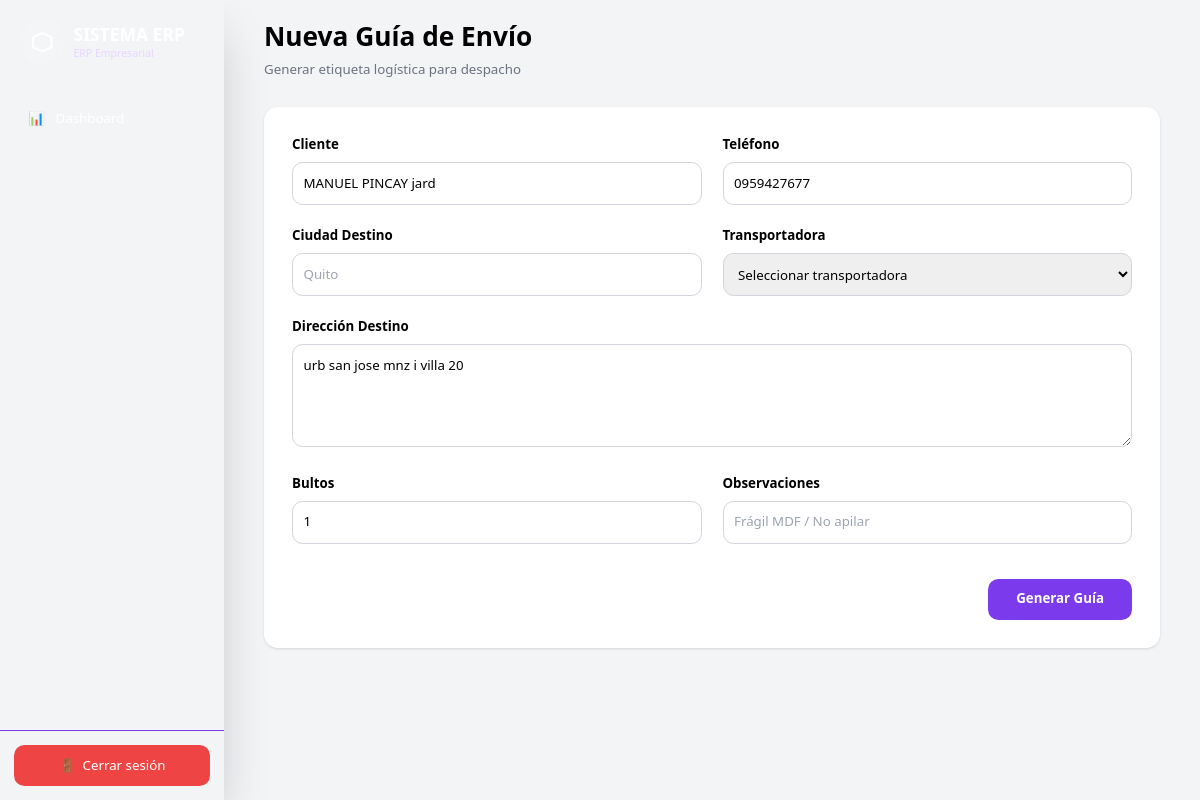
Screenshot of /shipments/new/1 (signed in) with the database file from the repository.
### app/models/client.py (models this page shows)
class Client(Base):
    __tablename__ = "clients"
    id = Column(Integer, primary_key=True, index=True)
    name = Column(String)
    company = Column(String)
    ruc_ci = Column(String, unique=True)
    phone = Column(String)
    email = Column(String)
    address = Column(Text)
    client_type = Column(String)
    observations = Column(Text)
    created_at = Column(DateTime, default=datetime.now)

### app/routes/shipments.py (the view)
@router.get(
    "/new/{quotation_id}",
    response_class=HTMLResponse
)
async def new_shipment(
    quotation_id: int,
    request: Request,
    db: Session = Depends(get_db)
):
    user = role_required(
        request,
        ["admin", "despacho", "transporte"]
    )
    if isinstance(user, RedirectResponse):
        return user
    quotation = db.query(
        Quotation
    ).filter(
        Quotation.id == quotation_id
    ).first()
    if not quotation:
        return RedirectResponse(
            url="/quotations/",
            status_code=302
        )
    client = db.query(
        Client
    ).filter(
        Client.id == quotation.client_id
    ).first()
    return templates.TemplateResponse(
        request=request,
        name="shipments/new.html",
        context={
            "quotation": quotation,
            "client": client
        }
    )

### app/templates/shipments/new.html (shortened to what this page needs)
{% extends 'layouts/base.html' %}
{% block content %}
<div class="max-w-5xl mx-auto">
    <div class="flex justify-between items-center mb-8">
        <div>
            <h1 class="text-2xl md:text-3xl font-bold">
                Nueva Guía de Envío
            </h1>
            <p class="text-gray-500 mt-2">
                Generar etiqueta logística para despacho
            </p>
        </div>
    </div>
    <div class="bg-white rounded-2xl shadow p-8">
        <form
            method="POST"
            action="/shipments/create"
        >
            <div class="grid grid-cols-1 md:grid-cols-2 gap-6">
                <div>
                    <label class="block mb-2 font-semibold">
                        Cliente
                    </label>
                    <input
                        type="text"
                        name="customer_name"
                        value="{{ client.name or '' }}"
                        required
                        class="w-full border border-gray-300 rounded-xl p-3 focus:outline-none focus:ring-2 focus:ring-purple-500"
                    >
                </div>
                <div>
                    <label class="block mb-2 font-semibold">
                        Teléfono
                    </label>
                    <input
    type="tel"
    name="customer_phone"
    value="{{ client.phone or '' }}"
    placeholder="0999999999"
    pattern="[0-9]+"
    required
    class="w-full border border-gray-300 rounded-xl p-3 focus:outline-none focus:ring-2 focus:ring-purple-500"
>
                </div>
            </div>
            <div class="grid grid-cols-1 md:grid-cols-2 gap-6 mt-6">
                <div>
                    <label class="block mb-2 font-semibold">
                        Ciudad Destino
                    </label>
                    <input
                        type="text"
                        name="destination_city"
                        placeholder="Quito"
                        required
                        class="w-full border border-gray-300 rounded-xl p-3 focus:outline-none focus:ring-2 focus:ring-purple-500"
                    >
                </div>
                <div>
                    <label class="block mb-2 font-semibold">
                        Transportadora
                    </label>
                    <select
                        name="carrier"
                        required
                        class="w-full border border-gray-300 rounded-xl p-3 focus:outline-none focus:ring-2 focus:ring-purple-500"
                    >
                        <option value="">
                            Seleccionar transportadora
                        </option>
                    </select>
                </div>
            </div>
            <div class="mt-6">
                <label class="block mb-2 font-semibold">
                    Dirección Destino
                </label>
                <textarea
    name="destination_address"
    rows="4"
    placeholder="Dirección completa del cliente"
    required
    class="w-full border border-gray-300 rounded-xl p-3 focus:outline-none focus:ring-2 focus:ring-purple-500"
>{{ client.address or '' }}</textarea>
            </div>
            <div class="grid grid-cols-1 md:grid-cols-2 gap-6 mt-6">
                <div>
                    <label class="block mb-2 font-semibold">
                        Bultos
                    </label>
                    <input
                        type="number"
                        name="boxes"
                        min="1"
                        value="1"
                        required
                        class="w-full border border-gray-300 rounded-xl p-3 focus:outline-none focus:ring-2 focus:ring-purple-500"
                    >
                </div>
                <div>
                    <label class="block mb-2 font-semibold">
                        Observaciones
                    </label>
                    <input
                        type="text"
                        name="notes"
                        placeholder="Frágil MDF / No apilar"
                        class="w-full border border-gray-300 rounded-xl p-3 focus:outline-none focus:ring-2 focus:ring-purple-500"
                    >
                </div>
            </div>
            <div class="flex justify-end mt-10">
                <button
                    type="submit"
                    class="bg-purple-700 hover:bg-purple-800 text-white px-8 py-3 rounded-xl font-semibold transition"
                >
                    Generar Guía
                </button>
            </div>
        </form>
    </div>
</div>
{% endblock %}

### rows the page displays
Client: customer_name "MANUEL PINCAY jard", customer_phone "0959427677", destination_address "urb san jose mnz i villa 20"
